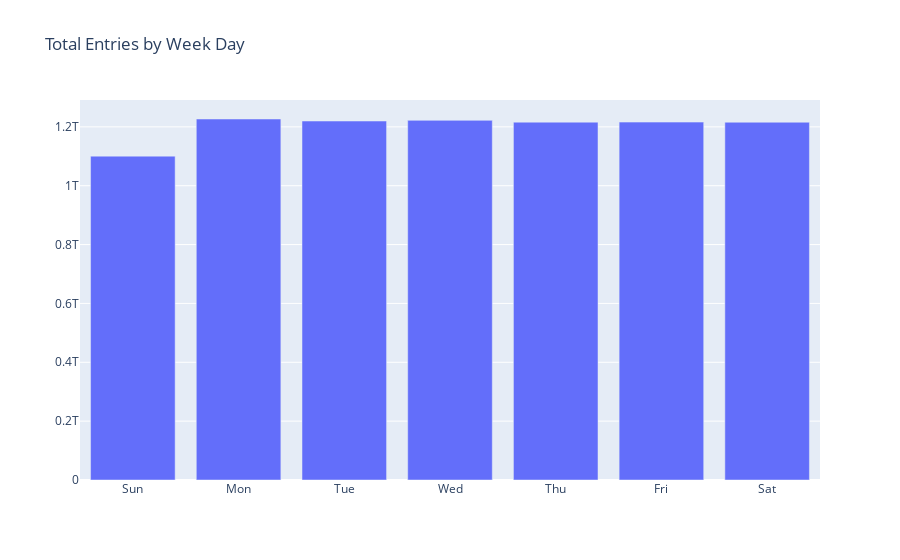

Source (notebook cell):
### Code cell
bar_chart = go.Figure(data=[go.Bar(x=df_entries_by_date["WEEKDAY"], y=df_entries_by_date["ENTRIES"])])
bar_chart.update_layout(title_text='Total Entries by Week Day')
bar_chart.show()

### Figure 1 — Plotly figure (JSON) as saved in the notebook; plotly's stock layout.template omitted (floating-point values rounded to 4 significant figures)
{"data": [{"type": "bar", "x": ["Sun", "Mon", "Tue", "Wed", "Thu", "Fri", "Sat"], "y": [1100520021546, 1226715046221, 1219808680891, 1222141284515, 1216016028249, 1216148822371, 1215735705925]}], "layout": {"title": {"text": "Total Entries by Week Day"}}}
